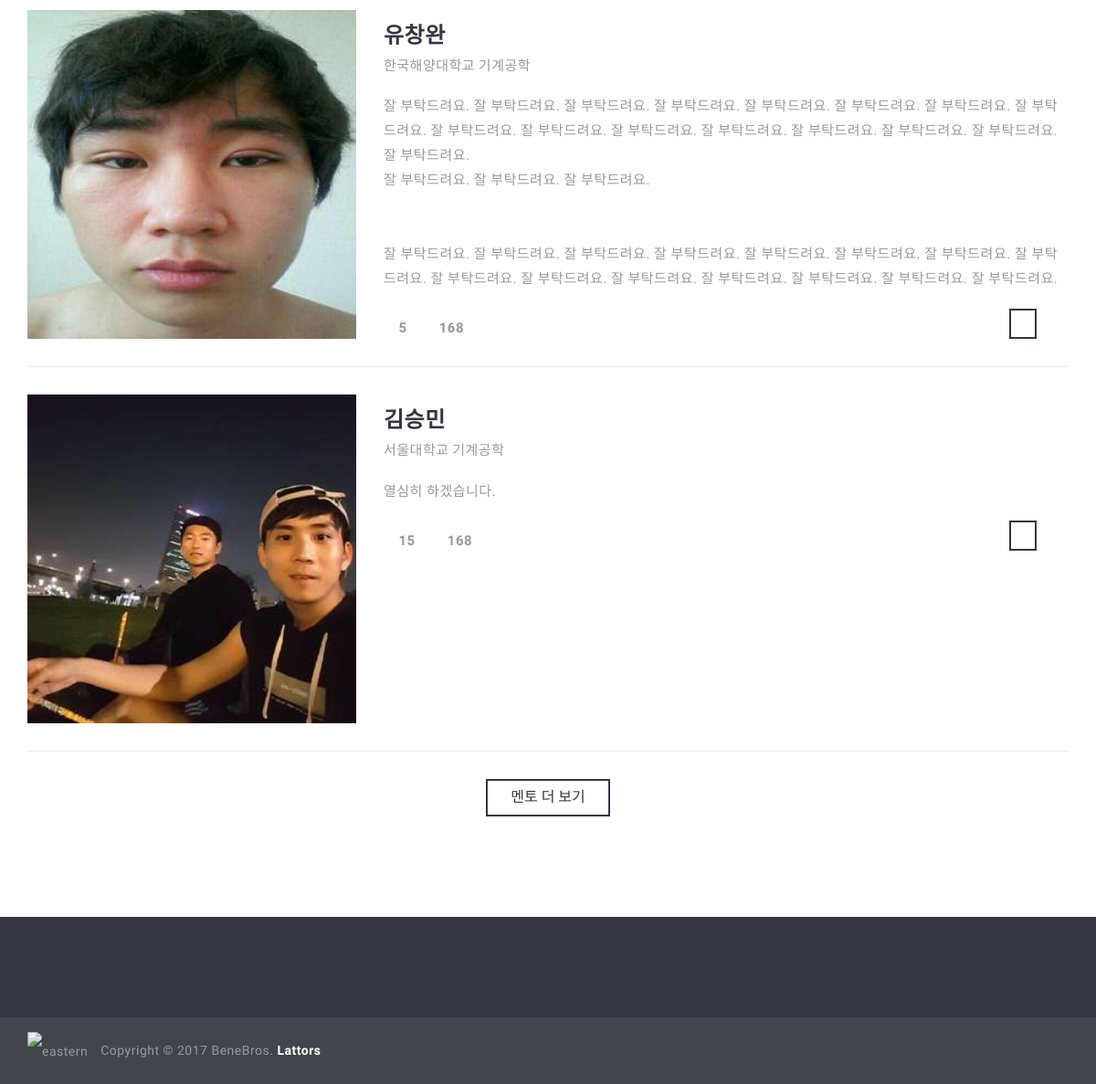
Page /lattors/act/lattors/ (lower part) on the earlier database version.
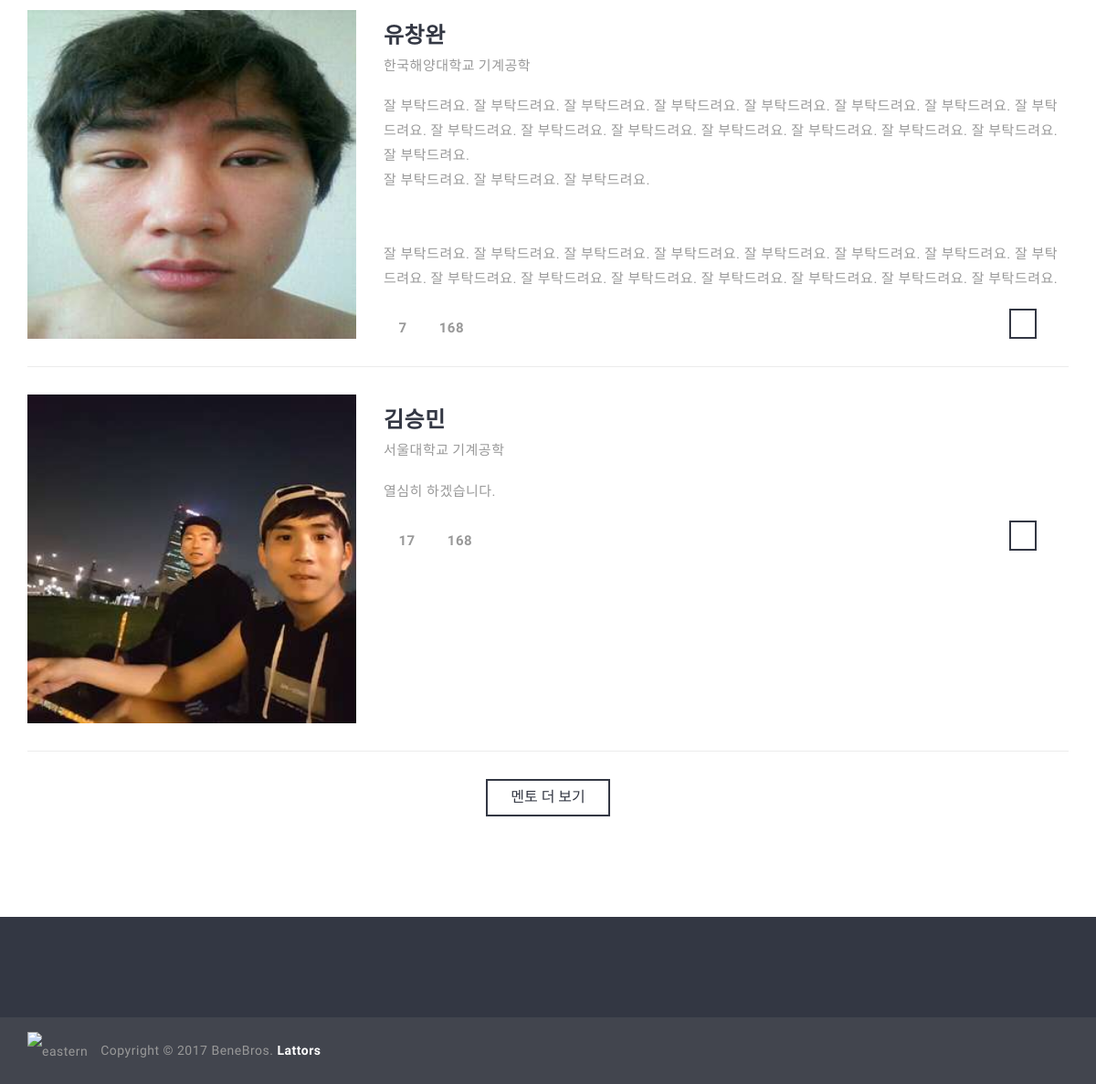
Same page on the later database version.
### accounts/models.py (models this page shows)
class Mentor(models.Model):
    user = models.OneToOneField(Profile)
    name = models.CharField(max_length=100, verbose_name='이름')
    tel = models.CharField(max_length=20, verbose_name='전화번호')
    addr = models.CharField(max_length=100, verbose_name='주소')
    school = models.CharField(max_length=30, verbose_name='대학교')
    major = models.CharField(max_length=30, verbose_name='주전공')
    sub_major = models.CharField(max_length=30, blank=True, verbose_name='복수/부전공', help_text='해당하는 경우에만 작성해 주세요.')
    grade = models.CharField(max_length=10, choices = (
                                            ('freshman','1학년'),
                                            ('sophomore','2학년'),
                                            ('junior','3학년'),
                                            ('senior','4학년'),
                                        ), verbose_name='학년')
    photo = ProcessedImageField(upload_to='menotor/profile/%Y/%m/%d', processors=[Thumbnail(300,300)], format='JPEG', options={'quality': 60}, verbose_name='프로필 사진')
    intro = models.TextField(verbose_name='소개글')
    hits = models.PositiveIntegerField(default = 0)
    class Meta:
        ordering = ['-id']

### lattors/views.py (the view)
def act_lattors(request):
    return render(request, 'lattors/act_lattors.html', {
        'mentors': Mentor.objects.all().order_by('-id')[:3],
    })

### lattors/templates/lattors/act_lattors.html (shortened to what this page needs)
{% extends "lattors/layout.html" %}
{% load staticfiles %}
{% block content %}
<section class="section-2">
    <div class="container">
        <div class="blog blog-list">
            {% for mentor in mentors %}
            <div class="blog-item">
                <div class="row">
                    <div class="col-md-4">
                        <div class="blog-media">
                            <a href="{% url "lattors:mentor_detail" mentor.id %}"><img class="img-responsive" src="{{ mentor.photo.url }}" width="600px" height="400px" alt=""></a>
                        </div>
                    </div>
                    <div class="col-md-8">
                        <div class="blog-content">
                            <h3 class="blog-tittle"><a href="{% url "lattors:mentor_detail" mentor.id %}">{{ mentor.name }}</a></h3>
                            <div class="blog-meta">
                                <span>{{ mentor.school }}</span>
                                <span>{{ mentor.major }}</span>
                            </div>
                            <p class="blog-article">{{ mentor.intro|linebreaksbr }}</p>
                            <div class="blog-action">
                                <span class="comments"><a href="javascript:void(0);"><i class="ei ei-show"></i> {{ mentor.hits }}</a></span>
                                <span class="likes"><a href="javascript:void(0);"><i class="ei ei-heart"></i> 168</a></span>
                            </div>
                            <div class="continue-reading">
                                <a class="btn btn-dark-inverse" href="{% url "lattors:mentor_detail" mentor.id %}"><i class="ei ei-right-arrow"></i></a>
                            </div>
                        </div>
                    </div>
                </div>
            </div>
            {% endfor %}
        </div>
        <div class="text-center mrg-top-30">
            <a href="{% url "lattors:mentor_list" %}" class="btn btn-dark-inverse btn-md">멘토 더 보기</a>
        </div>
    </div>
</section>
{% endblock %}

Differences in the rows shown:
changed Mentor "유창완": hits "5" → "7"
changed Mentor "김승민": hits "15" → "17"
